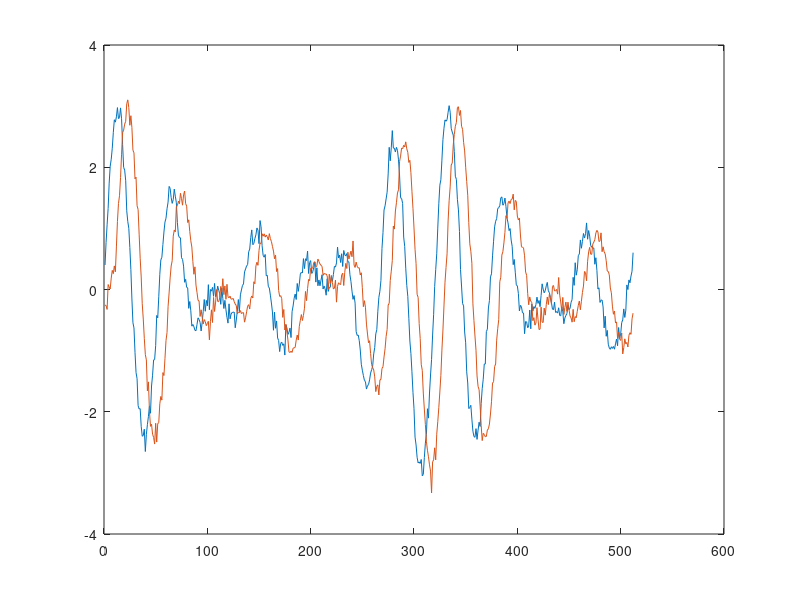
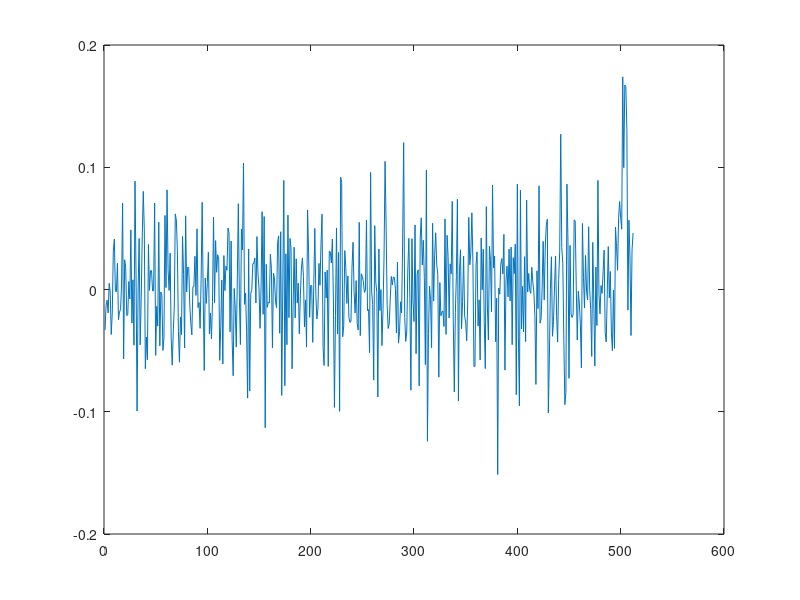

Write the MATLAB code that produced these figures, in order.
clear;
close all;

o = sum(sin((2:0.4:3)'*pi*(1:512)/64))';
%o = o + randn(size(o));

s = o;
s2 = shift(o, 10);

rd = randn(size(s));
rd2 = randn(size(s2));
sum([rd rd2])

s = s + 0.1*rd;
s2 = s2 + 0.1*rd2;

figure;plot([s s2])

fs = fft(s);
fs2 = fft(s2);

fss = fs.*conj(fs2);
nfss = fss./(abs(fss)+eps);

nss = ifft(nfss);
figure;plot(real(nss))
[~,gp] = max(real(nss))



